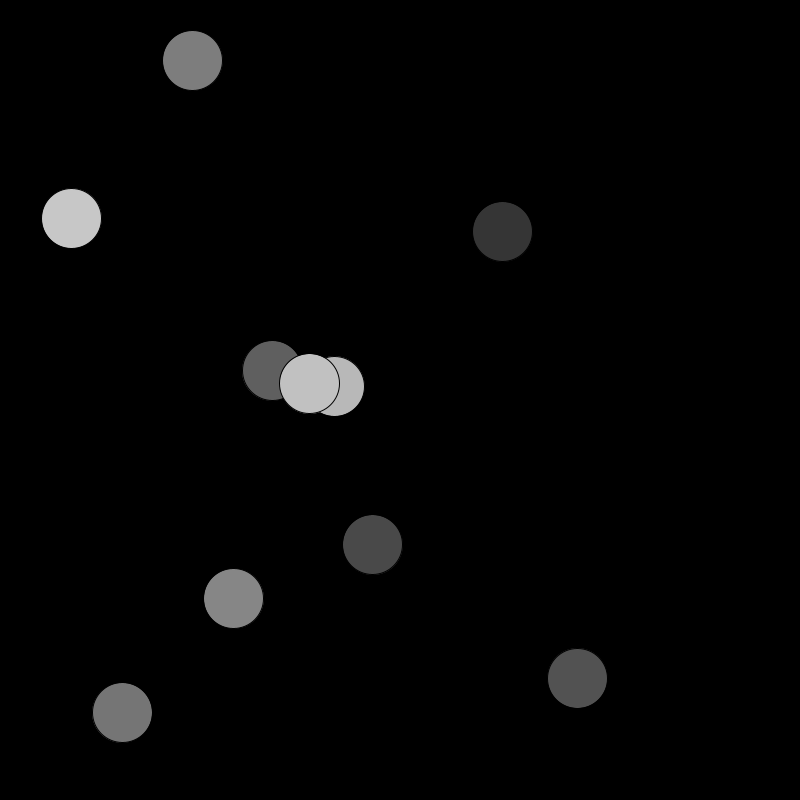
Frame 1 (no input)
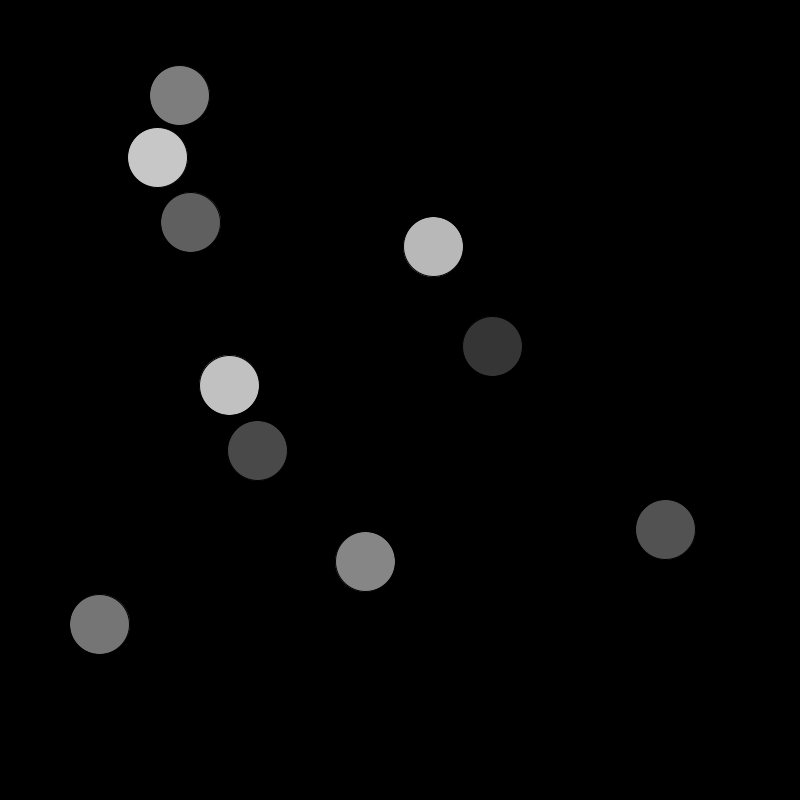
Frame 60 (the mouse pressed at the canvas centre just before this capture)
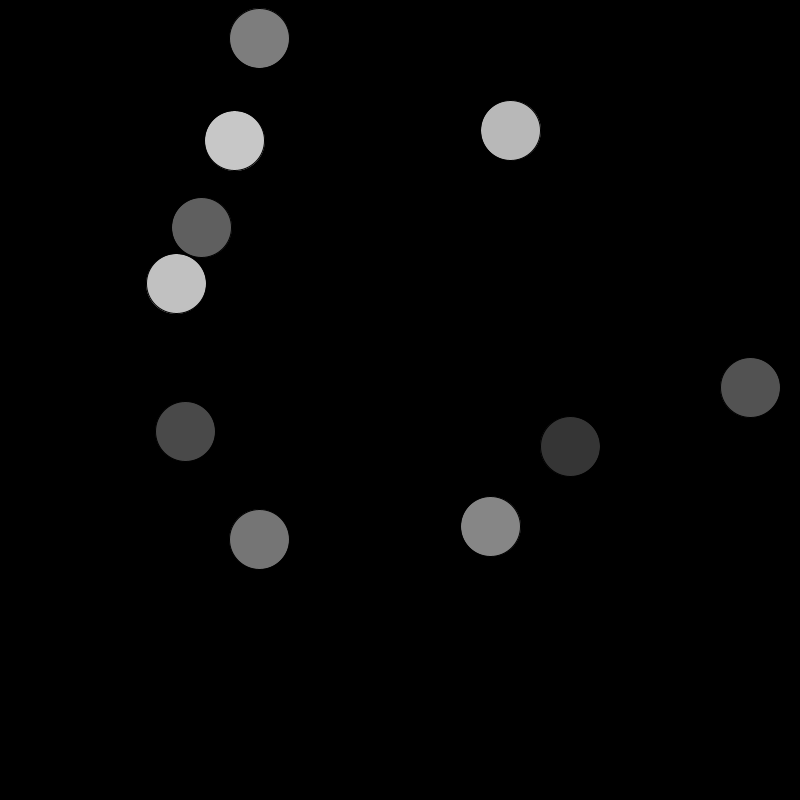
Frame 120 (the mouse held since frame 60 and released just before this capture)

The Processing sketch that drew these frames (run headless with seeded random() and noise(); from frame 60 on, the mouse is pressed at the canvas centre):

// Processing sketch: Ball_Collision
// ── Ball_Collision.pde
Ball[] Balls;

void setup() {
  size(800, 800);
  Balls = new Ball[10];
  for (int i = 0; i < Balls.length; i++) {
    Balls[i] = new Ball(random(50, width-50), random(50, height-50));
  }
}

void draw() {
  background(0);
  CheckIntersects();
  for (int i = 0; i < Balls.length; i++) {
    Balls[i].Show();
    Balls[i].Update();
  }
}

void CheckIntersects() {
  for (int i = 0; i < Balls.length; i++) {
    for (int j = i+1; j < Balls.length; j++) {
      if (Balls[i].CheckIntersect(Balls[j])) {
        if (dist(Balls[i].Position.x, Balls[i].Position.y, Balls[j].Position.x, Balls[j].Position.y) > dist(Balls[i].Position.x+Balls[i].XChange, Balls[i].Position.y+Balls[i].YChange, Balls[j].Position.x+Balls[j].XChange, Balls[j].Position.y+Balls[j].YChange)) {
          Balls[i].CalculateVelocity(Balls[j]);
        }
      }
    }
  }
}

// ── Ball_Class.pde
class Ball {
  PVector Position;
  int Radius;
  float XChange;
  float YChange;
  float Mass;
  float Friction;

  Ball(float XPos, float YPos) {
    Position = new PVector(XPos, YPos);
    Radius = 30;
    Mass = random(5,10);
    XChange = random(-3,3);
    YChange = random(-3,3);
    Friction = 0.999;
  }

  void Show() {
    float Red = map(255/Mass,51,25.5,205,50);
    fill(Red,Red,Red);
    ellipse(Position.x, Position.y, Radius*2, Radius*2);
  }

  void Update() {
    XChange *= Friction;
    YChange *= Friction;
    if (Position.x + Radius > width || Position.x - Radius < 0) {
      XChange *= -1;
    }     
    if (Position.y + Radius > height || Position.y - Radius < 0) {
      YChange *= -1;
    }
    Position.x += XChange;
    Position.y += YChange;
  }

  boolean CheckIntersect(Ball Second) {
    float xd = Position.x - Second.Position.x;
    float yd = Position.y - Second.Position.y;

    float sumRadius = Radius + Second.Radius;
    float sqrRadius = sumRadius * sumRadius;

    float distSqr = (xd * xd) + (yd * yd);

    if (distSqr <= sqrRadius) {
      return true;
    }
    return false;
  }

  void CalculateVelocity(Ball Second) { 
    PVector Velocity1 = new PVector(XChange, YChange);
    PVector Velocity2 = new PVector(Second.XChange, Second.YChange); 
    PVector UNormal = PVector.sub(Position, Second.Position);
    UNormal.normalize();
    PVector UTangent = new PVector(-UNormal.y, UNormal.x);
    float V1n = PVector.dot(UNormal, Velocity1);
    float V1t = PVector.dot(UTangent, Velocity1);
    float V2n = PVector.dot(UNormal, Velocity2);
    float V2t = PVector.dot(UTangent, Velocity2);

    float V1After = ((V1n * (Mass-Second.Mass) + (2*Second.Mass*V2n))/(Mass+Second.Mass));
    float V2After = ((V2n * (Second.Mass-Mass) + (2*Mass*V1n))/(Mass+Second.Mass));

    PVector ToAddV1N = PVector.mult(UNormal, V1After);
    PVector ToAddV1T = PVector.mult(UTangent, V1t);

    PVector ToAddV2N = PVector.mult(UNormal, V2After);
    PVector ToAddV2T = PVector.mult(UTangent, V2t);

    XChange = ToAddV1N.x + ToAddV1T.x;
    YChange = ToAddV1N.y + ToAddV1T.y; 

    Second.XChange = ToAddV1N.x + ToAddV1T.x;
    Second.YChange = ToAddV2N.y + ToAddV2T.y;
    
    //while (dist(Position.x,Position.y,Second.Position.x,Second.Position.y) < Radius + Second.Radius) {
    //  Update();
    //  Second.Update();
    //}
  }
}
